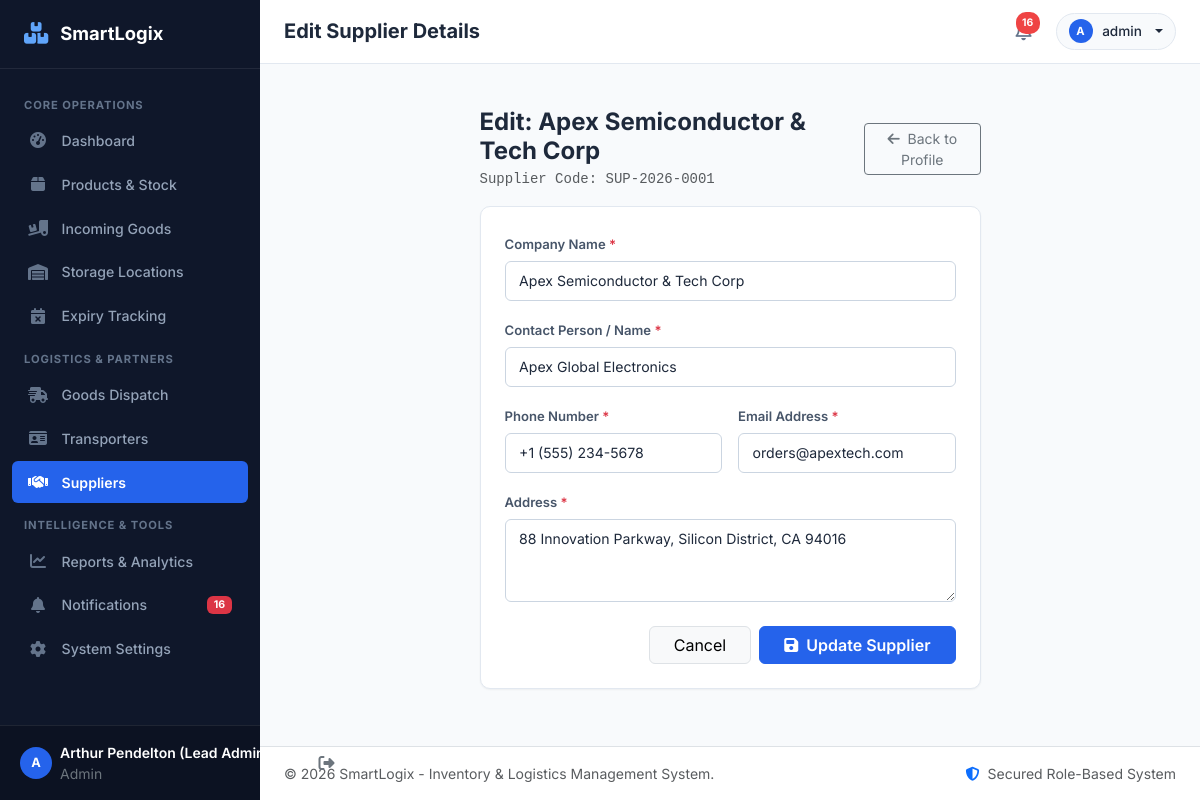
The page /suppliers/1/edit (signed in) on the database its author committed.
### models.py (models this page shows, shortened)
class User(db.Model):
    __tablename__ = 'users'
    id = db.Column(db.Integer, primary_key=True)
    username = db.Column(db.String(64), unique=True, nullable=False, index=True)
    email = db.Column(db.String(120), unique=True, nullable=False, index=True)
    password_hash = db.Column(db.String(256), nullable=False)
    full_name = db.Column(db.String(100), nullable=False)
    role = db.Column(db.String(20), default='Admin') # Admin, Manager, Shopkeeper, Warehouse Staff
    created_at = db.Column(db.DateTime, default=get_current_time)

class Supplier(db.Model):
    __tablename__ = 'suppliers'
    id = db.Column(db.Integer, primary_key=True)
    supplier_code = db.Column(db.String(30), unique=True, nullable=False, index=True)
    name = db.Column(db.String(120), nullable=False)
    company_name = db.Column(db.String(150), nullable=False)
    phone = db.Column(db.String(30), nullable=False)
    email = db.Column(db.String(120), nullable=False)
    address = db.Column(db.Text, nullable=False)
    created_at = db.Column(db.DateTime, default=get_current_time)
    products = db.relationship('Product', backref='supplier', lazy=True)
    incoming_records = db.relationship('IncomingGood', backref='supplier', lazy=True)

### routes/suppliers.py (the view, shortened to what this page needs)
@suppliers_bp.route('/<int:supplier_id>/edit', methods=['GET', 'POST'])
@login_required
def edit(supplier_id):
    supplier = Supplier.query.get_or_404(supplier_id)
    return render_template('suppliers/edit.html', supplier=supplier)

### helpers.py (called while the page is built)
def login_required(f):
    @wraps(f)
    def decorated_function(*args, **kwargs):
        if 'user_id' not in session:
            flash('Please log in to access this page.', 'warning')
            return redirect(url_for('auth.login'))
        return f(*args, **kwargs)
    return decorated_function

### templates/suppliers/edit.html (shortened to what this page needs)
{% extends "base.html" %}
{% block page_title %}Edit Supplier Details{% endblock %}
{% block content %}
<div class="row justify-content-center">
    <div class="col-lg-8 col-xl-7">
        <div class="d-flex justify-content-between align-items-center mb-3">
            <div>
                <h4 class="fw-bold mb-1">Edit: {{ supplier.company_name }}</h4>
                <p class="text-muted small mb-0 font-monospace">Supplier Code: {{ supplier.supplier_code }}</p>
            </div>
            <a href="{{ url_for('suppliers.detail', supplier_id=supplier.id) }}" class="btn btn-outline-secondary btn-sm">
                <i class="fa-solid fa-arrow-left me-1"></i> Back to Profile
            </a>
        </div>
        <div class="card-modern">
            <div class="card-body-modern p-4">
                <form method="POST" action="{{ url_for('suppliers.edit', supplier_id=supplier.id) }}">
                    <div class="mb-3">
                        <label for="company_name" class="form-label">Company Name <span class="text-danger">*</span></label>
                        <input type="text" class="form-control" id="company_name" name="company_name" value="{{ supplier.company_name }}" required>
                    </div>
                    <div class="mb-3">
                        <label for="name" class="form-label">Contact Person / Name <span class="text-danger">*</span></label>
                        <input type="text" class="form-control" id="name" name="name" value="{{ supplier.name }}" required>
                    </div>
                    <div class="row g-3 mb-3">
                        <div class="col-md-6">
                            <label for="phone" class="form-label">Phone Number <span class="text-danger">*</span></label>
                            <input type="text" class="form-control" id="phone" name="phone" value="{{ supplier.phone }}" required>
                        </div>
                        <div class="col-md-6">
                            <label for="email" class="form-label">Email Address <span class="text-danger">*</span></label>
                            <input type="email" class="form-control" id="email" name="email" value="{{ supplier.email }}" required>
                        </div>
                    </div>
                    <div class="mb-4">
                        <label for="address" class="form-label">Address <span class="text-danger">*</span></label>
                        <textarea class="form-control" id="address" name="address" rows="3" required>{{ supplier.address }}</textarea>
                    </div>
                    <div class="d-flex justify-content-end gap-2">
                        <a href="{{ url_for('suppliers.detail', supplier_id=supplier.id) }}" class="btn btn-light border px-4">Cancel</a>
                        <button type="submit" class="btn btn-primary px-4 fw-semibold">
                            <i class="fa-solid fa-floppy-disk me-1"></i> Update Supplier
                        </button>
                    </div>
                </form>
            </div>
        </div>
    </div>
</div>
{% endblock %}

### templates/base.html (shortened to what this page needs)
<!DOCTYPE html>
<html lang="en">
<head>
    <link href="https://cdn.jsdelivr.net/npm/bootstrap@5.3.3/dist/css/bootstrap.min.css" rel="stylesheet">
    <link rel="stylesheet" href="https://cdnjs.cloudflare.com/ajax/libs/font-awesome/6.5.1/css/all.min.css">
    <link rel="stylesheet" href="{{ url_for('static', filename='css/style.css') }}">
</head>
<body>
<div class="app-wrapper">
    <nav id="sidebar">
        <a href="{{ url_for('dashboard.index') }}" class="sidebar-brand">
            <i class="fa-solid fa-boxes-stacked"></i>
            <span>SmartLogix</span>
        </a>
        <ul class="sidebar-nav">
            <li class="sidebar-section-title">Core Operations</li>
            <li class="nav-item">
                <a class="nav-link {% if request.blueprint == 'dashboard' %}active{% endif %}" href="{{ url_for('dashboard.index') }}">
                    <i class="fa-solid fa-gauge-high"></i>
                    <span>Dashboard</span>
                </a>
            </li>
            <li class="nav-item">
                <a class="nav-link {% if request.blueprint == 'inventory' %}active{% endif %}" href="{{ url_for('inventory.index') }}">
                    <i class="fa-solid fa-box"></i>
                    <span>Products & Stock</span>
                </a>
            </li>
            <li class="nav-item">
                <a class="nav-link {% if request.blueprint == 'incoming' %}active{% endif %}" href="{{ url_for('incoming.index') }}">
                    <i class="fa-solid fa-truck-ramp-box"></i>
                    <span>Incoming Goods</span>
                </a>
            </li>
            <li class="nav-item">
                <a class="nav-link {% if request.blueprint == 'locations' %}active{% endif %}" href="{{ url_for('locations.index') }}">
                    <i class="fa-solid fa-warehouse"></i>
                    <span>Storage Locations</span>
                </a>
            </li>
            <li class="nav-item">
                <a class="nav-link {% if request.blueprint == 'expiry' %}active{% endif %}" href="{{ url_for('expiry.index') }}">
                    <i class="fa-solid fa-calendar-xmark"></i>
                    <span>Expiry Tracking</span>
                </a>
            </li>
            <li class="sidebar-section-title">Logistics & Partners</li>
            <li class="nav-item">
                <a class="nav-link {% if request.blueprint == 'dispatch' %}active{% endif %}" href="{{ url_for('dispatch.index') }}">
                    <i class="fa-solid fa-truck-fast"></i>
                    <span>Goods Dispatch</span>
                </a>
            </li>
            <li class="nav-item">
                <a class="nav-link {% if request.blueprint == 'transporters' %}active{% endif %}" href="{{ url_for('transporters.index') }}">
                    <i class="fa-solid fa-id-card"></i>
                    <span>Transporters</span>
                </a>
            </li>
            <li class="nav-item">
                <a class="nav-link {% if request.blueprint == 'suppliers' %}active{% endif %}" href="{{ url_for('suppliers.index') }}">
                    <i class="fa-solid fa-handshake"></i>
                    <span>Suppliers</span>
                </a>
            </li>
            <li class="sidebar-section-title">Intelligence & Tools</li>
            <li class="nav-item">
                <a class="nav-link {% if request.blueprint == 'reports' %}active{% endif %}" href="{{ url_for('reports.index') }}">
                    <i class="fa-solid fa-chart-line"></i>
                    <span>Reports & Analytics</span>
                </a>
            </li>
            <li class="nav-item">
                <a class="nav-link {% if request.blueprint == 'notifications' %}active{% endif %}" href="{{ url_for('notifications.index') }}">
                    <i class="fa-solid fa-bell"></i>
                    <span>Notifications</span>
                    {% if unread_notifications_count > 0 %}
                    <span class="badge bg-danger ms-auto">{{ unread_notifications_count }}</span>
                    {% endif %}
                </a>
            </li>
            <li class="nav-item">
                <a class="nav-link {% if request.blueprint == 'settings' %}active{% endif %}" href="{{ url_for('settings.index') }}">
                    <i class="fa-solid fa-gear"></i>
                    <span>System Settings</span>
                </a>
            </li>
        </ul>
        <div class="sidebar-user">
            <div class="d-flex align-items-center justify-content-between">
                <div class="d-flex align-items-center gap-2">
                    <div class="avatar-circle">
                        {{ current_user.full_name[:1] if current_user else 'U' }}
                    </div>
                    <div class="overflow-hidden">
                        <div class="text-white text-truncate fw-semibold small">{{ current_user.full_name if current_user else 'Guest' }}</div>
                        <div class="text-secondary small">{{ current_user.role if current_user else 'Visitor' }}</div>
                    </div>
                </div>
                <a href="{{ url_for('auth.logout') }}" class="text-secondary hover-white" data-bs-toggle="tooltip" title="Sign Out">
                    <i class="fa-solid fa-right-from-bracket"></i>
                </a>
            </div>
        </div>
    </nav>
    <div id="content">
        <header class="top-navbar no-print">
            <div class="d-flex align-items-center gap-3">
                <h1 class="page-title">{% block page_title %}Dashboard{% endblock %}</h1>
            </div>
            <div class="navbar-actions">
                <a href="{{ url_for('notifications.index') }}" class="notification-badge" title="Notifications">
                    {% if unread_notifications_count > 0 %}
                    <span class="badge-counter">{{ unread_notifications_count }}</span>
                    {% endif %}
                </a>
                <div class="dropdown">
                    <button class="user-profile-btn dropdown-toggle" type="button" data-bs-toggle="dropdown" aria-expanded="false">
                        <div class="avatar-circle" style="width: 24px; height: 24px; font-size: 0.7rem;">
                            {{ current_user.full_name[:1] if current_user else 'U' }}
                        </div>
                        <span>{{ current_user.username if current_user else 'Guest' }}</span>
                    </button>
                </div>
            </div>
        </header>
        <div class="px-4 pt-3 no-print">
        </div>
        <main class="page-container">
            {% block content %}{% endblock %}
        </main>
        <footer class="bg-white border-top py-3 px-4 text-muted small d-flex justify-content-between align-items-center no-print">
            <span>&copy; {{ now.year }} SmartLogix - Inventory & Logistics Management System.</span>
            <span><i class="fa-solid fa-shield-halved text-primary me-1"></i> Secured Role-Based System</span>
        </footer>
    </div>
</div>
</body>
</html>

### static/css/style.css (style rules this page uses)
:root { --primary: #2563eb; --primary-dark: #1d4ed8; --primary-light: #eff6ff; --secondary: #64748b; --dark-sidebar: #0f172a; --dark-sidebar-hover: #1e293b; --dark-sidebar-active: #3b82f6; --bg-main: #f8fafc; --card-bg: #ffffff; --text-primary: #1e293b; --text-muted: #64748b; --border-color: #e2e8f0; --success: #10b981; --warning: #f59e0b; --danger: #ef4444; --info: #06b6d4; --radius-sm: 6px; --radius-md: 10px; --radius-lg: 14px; --shadow-sm: 0 1px 2px 0 rgba(0, 0, 0, 0.05); --shadow-md: 0 4px 6px -1px rgba(0, 0, 0, 0.07), 0 2px 4px -2px rgba(0, 0, 0, 0.05); --shadow-lg: 0 10px 15px -3px rgba(0, 0, 0, 0.08), 0 4px 6px -4px rgba(0, 0, 0, 0.04); }
body { font-family: 'Inter', -apple-system, BlinkMacSystemFont, 'Segoe UI', Roboto, Helvetica, Arial, sans-serif; background-color: var(--bg-main); color: var(--text-primary); min-height: 100vh; overflow-x: hidden; }
.app-wrapper { display: flex; width: 100%; min-height: 100vh; }
#sidebar { width: 260px; min-width: 260px; background-color: var(--dark-sidebar); color: #e2e8f0; transition: all 0.3s ease; display: flex; flex-direction: column; z-index: 1000; }
#sidebar .sidebar-brand { padding: 1.25rem 1.5rem; font-size: 1.15rem; font-weight: 700; color: #ffffff; display: flex; align-items: center; gap: 0.75rem; border-bottom: 1px solid rgba(255, 255, 255, 0.08); text-decoration: none; }
#sidebar .sidebar-brand i { color: #60a5fa; font-size: 1.35rem; }
.sidebar-nav { padding: 1rem 0; list-style: none; margin: 0; flex-grow: 1; overflow-y: auto; }
.sidebar-section-title { padding: 0.75rem 1.5rem 0.25rem; font-size: 0.7rem; text-transform: uppercase; font-weight: 700; letter-spacing: 0.08em; color: #64748b; }
.sidebar-nav .nav-item { margin: 2px 0.75rem; }
.sidebar-nav .nav-link { color: #94a3b8; padding: 0.65rem 1rem; border-radius: var(--radius-sm); display: flex; align-items: center; gap: 0.85rem; font-size: 0.88rem; font-weight: 500; transition: all 0.2s ease; text-decoration: none; }
.sidebar-nav .nav-link i { font-size: 1rem; width: 1.25rem; text-align: center; color: #64748b; transition: color 0.2s ease; }
.sidebar-nav .nav-link.active { color: #ffffff; background-color: var(--primary); font-weight: 600; }
.sidebar-nav .nav-link.active i { color: #ffffff; }
.sidebar-user { padding: 1rem 1.25rem; background-color: rgba(0, 0, 0, 0.2); border-top: 1px solid rgba(255, 255, 255, 0.08); }
#content { flex-grow: 1; display: flex; flex-direction: column; min-width: 0; }
.top-navbar { background-color: var(--card-bg); border-bottom: 1px solid var(--border-color); padding: 0.75rem 1.5rem; display: flex; align-items: center; justify-content: space-between; position: sticky; top: 0; z-index: 99; }
.top-navbar .page-title { font-size: 1.25rem; font-weight: 700; color: var(--text-primary); margin: 0; }
.navbar-actions { display: flex; align-items: center; gap: 1rem; }
.notification-badge { position: relative; color: var(--secondary); font-size: 1.15rem; padding: 0.35rem 0.5rem; border-radius: 50%; transition: background 0.2s; text-decoration: none; }
.notification-badge .badge-counter { position: absolute; top: 0; right: 0; font-size: 0.65rem; padding: 0.2rem 0.4rem; border-radius: 10px; background-color: var(--danger); color: #fff; font-weight: 700; }
.user-profile-btn { display: flex; align-items: center; gap: 0.6rem; padding: 0.35rem 0.75rem; border-radius: 20px; background-color: var(--bg-main); border: 1px solid var(--border-color); cursor: pointer; text-decoration: none; color: var(--text-primary); font-weight: 500; font-size: 0.85rem; }
.avatar-circle { width: 32px; height: 32px; border-radius: 50%; background-color: var(--primary); color: #fff; display: flex; align-items: center; justify-content: center; font-size: 0.8rem; font-weight: 700; }
.page-container { padding: 1.75rem 2rem; flex-grow: 1; }
.card-modern { background: var(--card-bg); border: 1px solid var(--border-color); border-radius: var(--radius-md); box-shadow: var(--shadow-sm); transition: transform 0.2s ease, box-shadow 0.2s ease; margin-bottom: 1.5rem; }
.card-body-modern { padding: 1.25rem; }
.form-label { font-size: 0.82rem; font-weight: 600; color: #475569; margin-bottom: 0.35rem; }
.form-control, .form-select { border: 1px solid #cbd5e1; border-radius: var(--radius-sm); padding: 0.55rem 0.85rem; font-size: 0.88rem; color: var(--text-primary); transition: border-color 0.2s ease, box-shadow 0.2s ease; }
.btn-primary { background-color: var(--primary); border-color: var(--primary); font-weight: 500; }

### rows shown on the page
User: full_name "A", full_name "Arthur Pendelton (Lead Administrator)", role "Admin", username "admin"
Supplier: company_name "Apex Semiconductor & Tech Corp", supplier_code "SUP-2026-0001", name "Apex Global Electronics", phone "+1 (555) 234-5678", email "orders@apextech.com", address "88 Innovation Parkway, Silicon District, CA 94016"

### other values the page prints
{{ unread_notifications_count }} "16"
